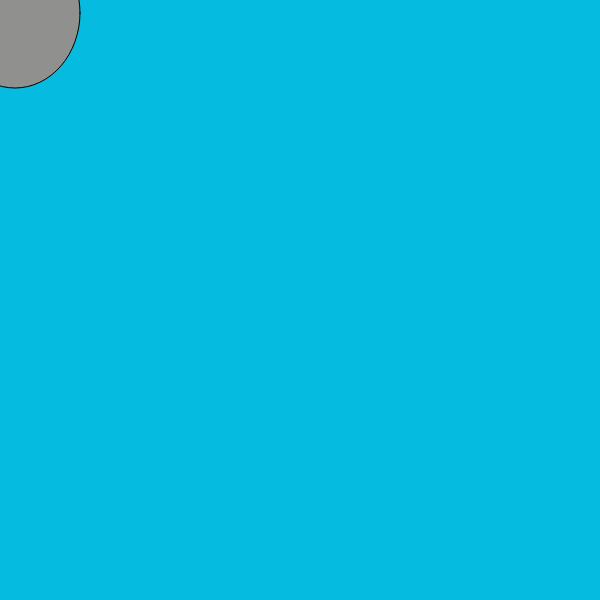
Frame 1 (no input)
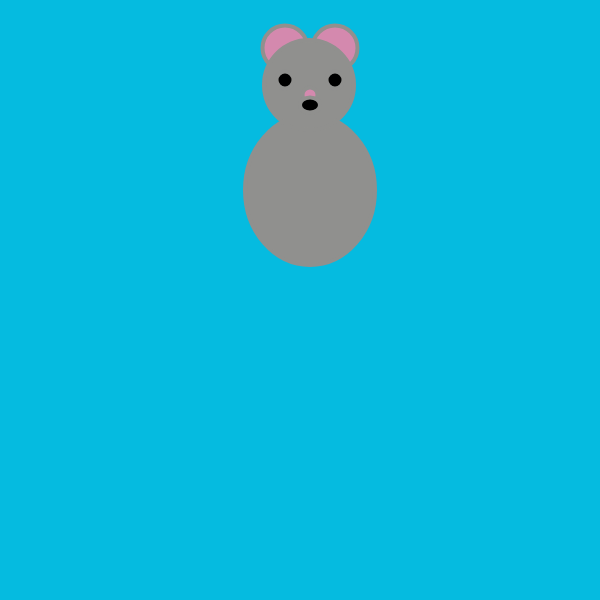
Frame 60 (no input)
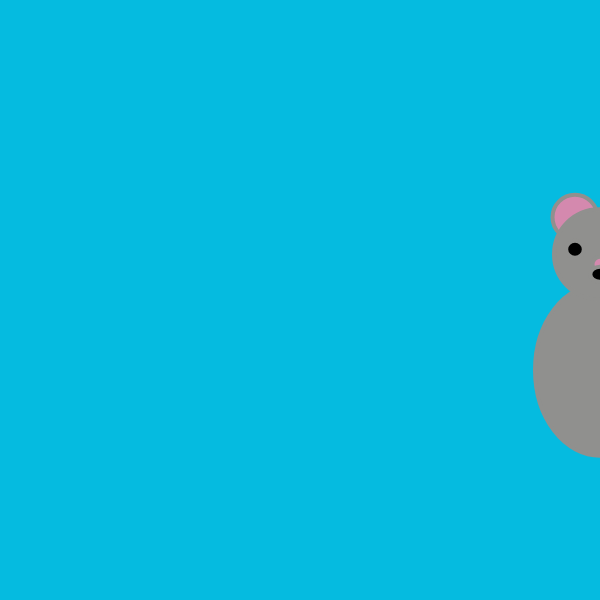
Frame 120 (the mouse pressed at the canvas centre since frame 60)

The p5.js sketch that drew these frames (run headless with seeded random() and noise() and a simulated clock; from frame 60 on, the mouse is pressed at the canvas centre):

// p5.js sketch
// ── sketch.js
// Hér kemur kóðinn þinn:
var musX = 10;
var musY = 10;
var musStaerd = 20;
var musbukur = 150;
var musaugu = 17;
var musmunnur = 20;
var hradiX = 5;
var hradiY = 3;

function setup(){
    createCanvas(600,600);

    }

function draw() {
  background(5,187,224);
  musX = musX + hradiX;
    musY = musY + hradiY;
    if (abs(musX - width/2)> width/2){
      hradiX = -1*hradiX;
      musbukur = random (100,200);
      musaugu = random (17,20);
      musmunnur = random (17,20);
    }
    if (abs(musY - height/2)> height/2){
      hradiY = -1*hradiY;
      musbukur = random (100,200);
      musaugu = random (17,20);
      musmunnur = random (17,20);
    }

    mus(musX,musY,musbukur,musaugu,musmunnur);

  }


function mus(x,y,bukur,augu,munnur){
  rectMode(CENTER);

  fill(144,144,142);//bukur
   ellipse(x,y,130,bukur);

  fill(212,137,174)//eyru
  strokeWeight(4)
  stroke(144,144,142)
  ellipse (x - 25,y - 67 - bukur/2, 45,45);
  ellipse (x + 25,y - 67 - bukur/2, 45,45);

  fill(144,144,142);//haus
  ellipse(x - 1,y - 30 - bukur/2, 90,90);

  fill(0)//augu
  ellipse (x - 25,y - 35 - bukur/2, augu,17);
  ellipse (x + 25,y - 35 - bukur/2, augu,17);

  fill(212,137,174)//nef
  ellipse (x - 0,y - 20 - bukur/2, 15,15);

  fill(0)//munnur
  ellipse (x - 0,y - 10 - bukur/2, munnur,15);


}
